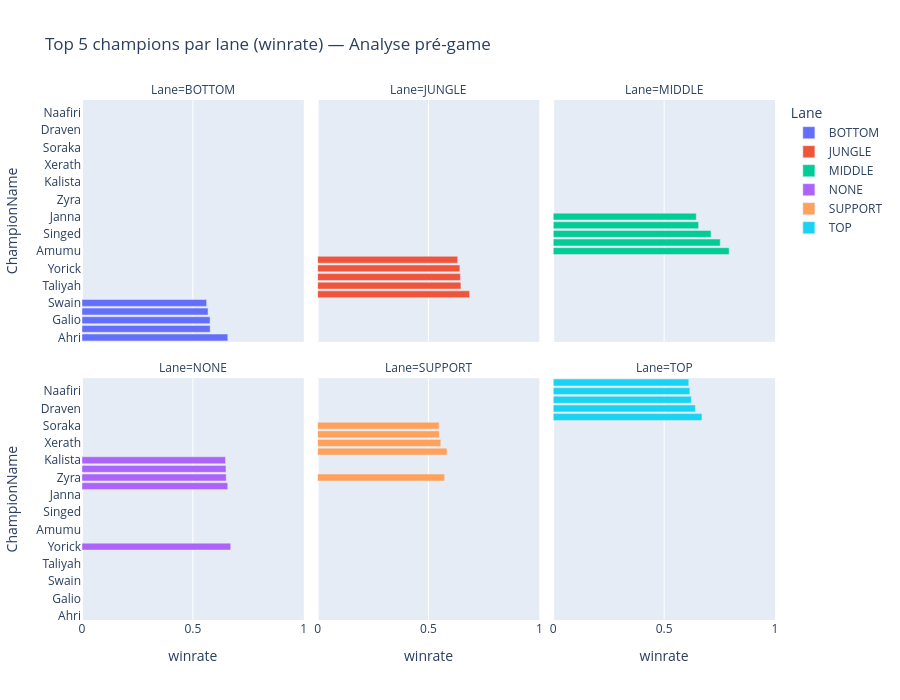

Notebook code for this chart:
### Markdown cell above
L’analyse des champions les plus performants par lane met en évidence des
dynamiques très différentes selon les rôles.

Les lanes centrales (MID et JUNGLE) présentent des winrates relativement
modérés et concentrés autour de 50–55 %, ce qui suggère un environnement
compétitif et équilibré, où les performances dépendent fortement du niveau
de jeu et des interactions collectives.

À l’inverse, les lanes SUPPORT et TOP affichent des winrates parfois très
élevés, souvent associés à des champions joués hors de leur rôle habituel
ou à des profils très utilitaires. Ces performances élevées, combinées à
des volumes de parties plus faibles, indiquent des stratégies de niche
ou des contextes spécifiques plutôt qu’une domination généralisée.

Ces résultats confirment que les statistiques pré-game doivent être
interprétées de manière contextuelle : un winrate élevé ne traduit pas
nécessairement une force intrinsèque du champion, mais peut révéler une
exploitation efficace de situations particulières.

### Code cell
# 📊 Graphique 3 — Top champions par lane (winrate) en pré-game
# Objectif : visualiser immédiatement la "photo" de la méta par rôle

import plotly.express as px

plot_df = champ_lane.copy()

# On garde un top 5 par lane pour un graphe lisible
top5 = (
    plot_df
    .sort_values(["Lane", "winrate"], ascending=[True, False])
    .groupby("Lane", group_keys=False)
    .head(5)
)

fig = px.bar(
    top5,
    x="winrate",
    y="ChampionName",
    color="Lane",
    orientation="h",
    facet_col="Lane",
    facet_col_wrap=3,
    title="Top 5 champions par lane (winrate) — Analyse pré-game",
    hover_data=["games", "winrate"]
)

fig.update_layout(height=700)

fig.update_xaxes(range=[0, 1], matches=None)

fig.show()

### Figure 1 — Plotly figure (JSON) as saved in the notebook; plotly's stock layout.template omitted (floating-point values rounded to 4 significant figures)
{"data": [{"customdata": [[73], [424], [71], [95], [509]], "hovertemplate": "Lane=BOTTOM<br>winrate=%{x}<br>ChampionName=%{y}<br>games=%{customdata[0]}<extra></extra>", "legendgroup": "BOTTOM", "marker": {"color": "#636efa", "pattern": {"shape": ""}}, "name": "BOTTOM", "orientation": "h", "showlegend": true, "textposition": "auto", "type": "bar", "x": [0.6575, 0.5778, 0.5775, 0.5684, 0.5619], "xaxis": "x4", "y": ["Ahri", "Sona", "Galio", "Fiddlesticks", "Swain"], "yaxis": "y4"}, {"customdata": [[89], [130], [87], [53], [57]], "hovertemplate": "Lane=JUNGLE<br>winrate=%{x}<br>ChampionName=%{y}<br>games=%{customdata[0]}<extra></extra>", "legendgroup": "JUNGLE", "marker": {"color": "#EF553B", "pattern": {"shape": ""}}, "name": "JUNGLE", "orientation": "h", "showlegend": true, "textposition": "auto", "type": "bar", "x": [0.6854, 0.6462, 0.6437, 0.6415, 0.6316], "xaxis": "x5", "y": ["Kaisa", "Taliyah", "Jhin", "Yorick", "Quinn"], "yaxis": "y5"}, {"customdata": [[58], [81], [97], [90], [169]], "hovertemplate": "Lane=MIDDLE<br>winrate=%{x}<br>ChampionName=%{y}<br>games=%{customdata[0]}<extra></extra>", "legendgroup": "MIDDLE", "marker": {"color": "#00cc96", "pattern": {"shape": ""}}, "name": "MIDDLE", "orientation": "h", "showlegend": true, "textposition": "auto", "type": "bar", "x": [0.7931, 0.7531, 0.7113, 0.6556, 0.645], "xaxis": "x6", "y": ["Amumu", "Gnar", "Singed", "Poppy", "Janna"], "yaxis": "y6"}, {"customdata": [[173], [105], [223], [251], [102]], "hovertemplate": "Lane=NONE<br>winrate=%{x}<br>ChampionName=%{y}<br>games=%{customdata[0]}<extra></extra>", "legendgroup": "NONE", "marker": {"color": "#ab63fa", "pattern": {"shape": ""}}, "name": "NONE", "orientation": "h", "showlegend": true, "textposition": "auto", "type": "bar", "x": [0.6705, 0.6571, 0.6502, 0.6494, 0.6471], "xaxis": "x", "y": ["Yorick", "Belveth", "Zyra", "Shen", "Kalista"], "yaxis": "y"}, {"customdata": [[84], [220], [171], [583], [405]], "hovertemplate": "Lane=SUPPORT<br>winrate=%{x}<br>ChampionName=%{y}<br>games=%{customdata[0]}<extra></extra>", "legendgroup": "SUPPORT", "marker": {"color": "#FFA15A", "pattern": {"shape": ""}}, "name": "SUPPORT", "orientation": "h", "showlegend": true, "textposition": "auto", "type": "bar", "x": [0.5833, 0.5727, 0.5556, 0.5489, 0.5481], "xaxis": "x2", "y": ["Nidalee", "Zyra", "Xerath", "Leona", "Soraka"], "yaxis": "y2"}, {"customdata": [[85], [103], [114], [125], [54]], "hovertemplate": "Lane=TOP<br>winrate=%{x}<br>ChampionName=%{y}<br>games=%{customdata[0]}<extra></extra>", "legendgroup": "TOP", "marker": {"color": "#19d3f3", "pattern": {"shape": ""}}, "name": "TOP", "orientation": "h", "showlegend": true, "textposition": "auto", "type": "bar", "x": [0.6706, 0.6408, 0.6228, 0.616, 0.6111], "xaxis": "x3", "y": ["Samira", "Draven", "Zac", "Naafiri", "Kindred"], "yaxis": "y3"}], "layout": {"annotations": [{"font": {}, "showarrow": false, "text": "Lane=NONE", "x": 0.16, "xanchor": "center", "xref": "paper", "y": 0.465, "yanchor": "bottom", "yref": "paper"}, {"font": {}, "showarrow": false, "text": "Lane=SUPPORT", "x": 0.5, "xanchor": "center", "xref": "paper", "y": 0.465, "yanchor": "bottom", "yref": "paper"}, {"font": {}, "showarrow": false, "text": "Lane=TOP", "x": 0.84, "xanchor": "center", "xref": "paper", "y": 0.465, "yanchor": "bottom", "yref": "paper"}, {"font": {}, "showarrow": false, "text": "Lane=BOTTOM", "x": 0.16, "xanchor": "center", "xref": "paper", "y": 1.0, "yanchor": "bottom", "yref": "paper"}, {"font": {}, "showarrow": false, "text": "Lane=JUNGLE", "x": 0.5, "xanchor": "center", "xref": "paper", "y": 1.0, "yanchor": "bottom", "yref": "paper"}, {"font": {}, "showarrow": false, "text": "Lane=MIDDLE", "x": 0.84, "xanchor": "center", "xref": "paper", "y": 1.0, "yanchor": "bottom", "yref": "paper"}], "barmode": "relative", "height": 700, "legend": {"title": {"text": "Lane"}, "tracegroupgap": 0}, "title": {"text": "Top 5 champions par lane (winrate) — Analyse pré-game"}, "xaxis": {"anchor": "y", "domain": [0, 0.32], "range": [0, 1], "title": {"text": "winrate"}}, "xaxis2": {"anchor": "y2", "domain": [0.34, 0.66], "range": [0, 1], "title": {"text": "winrate"}}, "xaxis3": {"anchor": "y3", "domain": [0.68, 1.0], "range": [0, 1], "title": {"text": "winrate"}}, "xaxis4": {"anchor": "y4", "domain": [0, 0.32], "range": [0, 1], "showticklabels": false}, "xaxis5": {"anchor": "y5", "domain": [0.34, 0.66], "range": [0, 1], "showticklabels": false}, "xaxis6": {"anchor": "y6", "domain": [0.68, 1.0], "range": [0, 1], "showticklabels": false}, "yaxis": {"anchor": "x", "domain": [0, 0.465], "title": {"text": "ChampionName"}}, "yaxis2": {"anchor": "x2", "domain": [0, 0.465], "matches": "y", "showticklabels": false}, "yaxis3": {"anchor": "x3", "domain": [0, 0.465], "matches": "y", "showticklabels": false}, "yaxis4": {"anchor": "x4", "domain": [0.535, 1.0], "matches": "y", "title": {"text": "ChampionName"}}, "yaxis5": {"anchor": "x5", "domain": [0.535, 1.0], "matches": "y", "showticklabels": false}, "yaxis6": {"anchor": "x6", "domain": [0.535, 1.0], "matches": "y", "showticklabels": false}}}
